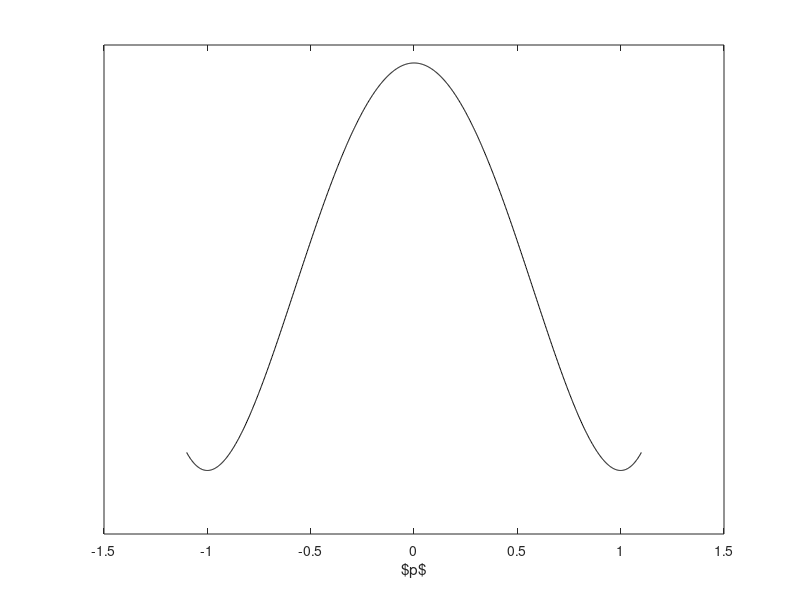

Recreate this plot in MATLAB.
function [h, vals, ps, ts] = draw_landscape(grad, pRange, tRange)
%% DRAW_LANDSCAPE(grad, pRange, tRange) will plot an energy landscape
%% corresponding to the gradient/slope function grad(p,t), where p is the
%% state and t is the time. pRange, tRange are ranges of p and t to draw the
%% landscape. Specifying either one as scalar will result in a line plot; a
%% surface plot is constructed if both have two elements. 
%%
%% Outputs: plot-object handle;
%%          vector/matrix of computed landscape values;
%%          scalar/vector of states sampled;
%%          scalar/vector of times sampled.
    
    if nargin < 1
        % Default gradient function, of state p and time t.
        grad = @(p,t) (1-p.^2).*p + t;
    end

    if nargin < 2
        % Default range of state to draw.
        pRange = [-1.1,1.1];
    end

    if nargin < 3
        % Default range of time.
        tRange = 0;
    end

    % Prepare the grid (potentially 1D) for plotting.
    ps = linspace(pRange(1),pRange(end),1e3);
    ts = linspace(tRange(1),tRange(end),1e3);
    ps = unique(ps);
    ts = unique(ts);

    [pM,tM] = meshgrid(ps,ts);

    % Integrate the negative gradient in p.
    vals = cumtrapz(ps, -grad(pM,tM), 2);

    if length(ts) == 1
        % Plot as a function of p if only one time is specified.
        h = plot(ps, vals, 'Color', 'black');
        xlabel('$p$')
        set(gca,'YTick',[])
    elseif length(ps) == 1
        % Plot as a function of t if only one state is specified.
        h = plot(ts, vals, 'Color', 'black');
        xlabel('$t$')
        set(gca,'YTick',[])
    else
        % Otherwise, construct a surface.
        h = surf(ps, ts, vals, 'LineStyle', 'none');
        hold on
        % Plot slices of the landscape 10 sampled t in the range.
        for i = round(1:(length(ts)-1)/10:length(ts))
            plot3(ps, ts(i)*ones(size(ps)), vals(i,:), 'Color', 'black')
        end

        % Form an interpolant object for the landscape.
        landscapeFun = griddedInterpolant(pM', tM', vals');

        % Plot the approximate location of roots.
        [M, c] = contour(pM, tM, grad(pM, tM), [0,0]);
        delete(c);
        draw_contours_on_surface(M, landscapeFun);

        hold off
        xlabel('$p$')
        ylabel('$t$')
        set(gca,'ZTick',[])
    end
end